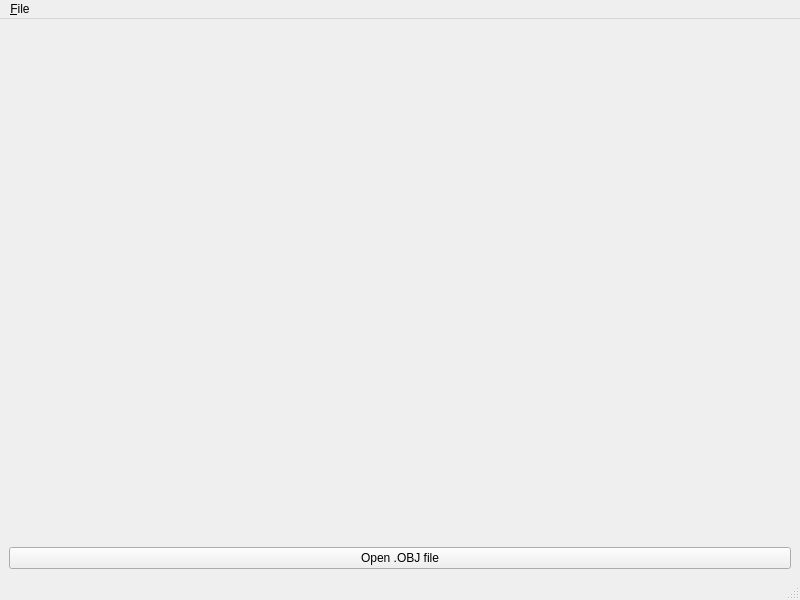
<?xml version="1.0" encoding="UTF-8"?>
<ui version="4.0">
 <class>CMSC427Win</class>
 <widget class="QMainWindow" name="CMSC427Win">
  <property name="geometry">
   <rect>
    <x>0</x>
    <y>0</y>
    <width>800</width>
    <height>600</height>
   </rect>
  </property>
  <property name="windowTitle">
   <string>CMSC427</string>
  </property>
  <widget class="QWidget" name="centralwidget">
   <layout class="QVBoxLayout" name="verticalLayout">
    <item>
     <widget class="GLview" name="glwidget" native="true">
      <property name="sizePolicy">
       <sizepolicy hsizetype="Expanding" vsizetype="Expanding">
        <horstretch>0</horstretch>
        <verstretch>0</verstretch>
       </sizepolicy>
      </property>
     </widget>
    </item>
    <item>
     <layout class="QHBoxLayout" name="horizontalLayout_3">
      <item>
       <widget class="QPushButton" name="pushOpenOBJFile">
        <property name="text">
         <string>Open .OBJ file</string>
        </property>
       </widget>
      </item>
     </layout>
    </item>
   </layout>
  </widget>
  <widget class="QMenuBar" name="menubar">
   <property name="geometry">
    <rect>
     <x>0</x>
     <y>0</y>
     <width>800</width>
     <height>22</height>
    </rect>
   </property>
   <widget class="QMenu" name="menu_File">
    <property name="title">
     <string>&amp;File</string>
    </property>
    <addaction name="action_Open"/>
    <addaction name="action_Quit"/>
   </widget>
   <addaction name="menu_File"/>
  </widget>
  <widget class="QStatusBar" name="statusbar"/>
  <action name="action_Quit">
   <property name="text">
    <string>&amp;Quit</string>
   </property>
  </action>
  <action name="action_Open">
   <property name="text">
    <string>&amp;Open</string>
   </property>
   <property name="shortcut">
    <string>Ctrl+O</string>
   </property>
  </action>
 </widget>
 <customwidgets>
  <customwidget>
   <class>GLview</class>
   <extends>QWidget</extends>
   <header>GLview.hpp</header>
   <container>1</container>
  </customwidget>
 </customwidgets>
 <resources/>
 <connections/>
</ui>
